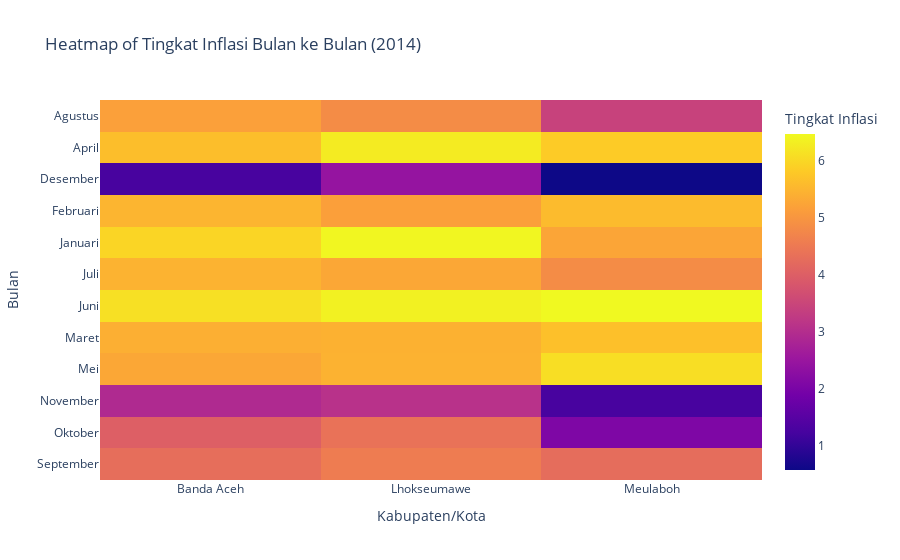

Notebook code cell kept with this figure:
### Code cell
import plotly.express as px

# Assuming your DataFrame is named df_filtered for the year 2014
heatmap_data = df_filtered.pivot(index='bulan', columns='bps_nama_kabupaten_kota', values='tingkat_inflasi_tahun_ke_tahun')

# Create the heatmap
fig = px.imshow(heatmap_data, 
                labels=dict(x="Kabupaten/Kota", y="Bulan", color="Tingkat Inflasi"),
                title="Heatmap of Tingkat Inflasi Bulan ke Bulan (2014)",
                aspect="auto")

# Display the plot
fig.show()

### Figure 1 — Plotly figure (JSON) as saved in the notebook; plotly's stock layout.template omitted (floating-point values rounded to 4 significant figures)
{"data": [{"coloraxis": "coloraxis", "hovertemplate": "Kabupaten/Kota: %{x}<br>Bulan: %{y}<br>Tingkat Inflasi: %{z}<extra></extra>", "name": "0", "type": "heatmap", "x": ["Banda Aceh", "Lhokseumawe", "Meulaboh"], "xaxis": "x", "y": ["Agustus", "April", "Desember", "Februari", "Januari", "Juli", "Juni", "Maret", "Mei", "November", "Oktober", "September"], "yaxis": "y", "z": [[5.17, 4.84, 3.43], [5.64, 6.28, 5.83], [1.27, 2.44, 0.58], [5.49, 5.16, 5.58], [5.97, 6.43, 5.25], [5.47, 5.28, 4.84], [6.12, 6.36, 6.47], [5.4, 5.44, 5.67], [5.28, 5.45, 6.09], [2.93, 3.09, 1.27], [4.01, 4.38, 2.07], [4.3, 4.55, 4.27]]}], "layout": {"coloraxis": {"colorbar": {"title": {"text": "Tingkat Inflasi"}}, "colorscale": [[0, "#0d0887"], [0.1111, "#46039f"], [0.2222, "#7201a8"], [0.3333, "#9c179e"], [0.4444, "#bd3786"], [0.5556, "#d8576b"], [0.6667, "#ed7953"], [0.7778, "#fb9f3a"], [0.8889, "#fdca26"], [1, "#f0f921"]]}, "title": {"text": "Heatmap of Tingkat Inflasi Bulan ke Bulan (2014)"}, "xaxis": {"anchor": "y", "domain": [0, 1], "title": {"text": "Kabupaten/Kota"}}, "yaxis": {"anchor": "x", "autorange": "reversed", "domain": [0, 1], "title": {"text": "Bulan"}}}}
